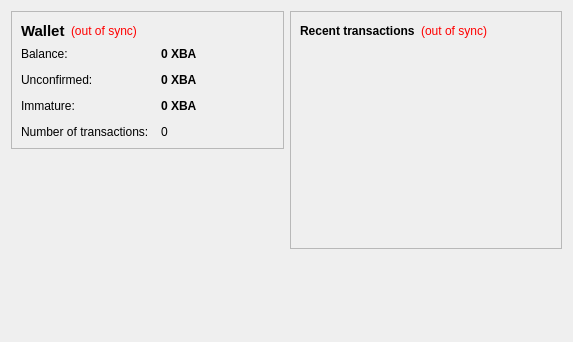
<?xml version="1.0" encoding="UTF-8"?>
<ui version="4.0">
 <class>OverviewPage</class>
 <widget class="QWidget" name="OverviewPage">
  <property name="geometry">
   <rect>
    <x>0</x>
    <y>0</y>
    <width>573</width>
    <height>342</height>
   </rect>
  </property>
  <property name="windowTitle">
   <string>Form</string>
  </property>
  <layout class="QHBoxLayout" name="horizontalLayout" stretch="1,1">
   <item>
    <layout class="QVBoxLayout" name="verticalLayout_2">
     <item>
      <widget class="QFrame" name="frame">
       <property name="frameShape">
        <enum>QFrame::StyledPanel</enum>
       </property>
       <property name="frameShadow">
        <enum>QFrame::Raised</enum>
       </property>
       <layout class="QVBoxLayout" name="verticalLayout_4">
        <item>
         <layout class="QHBoxLayout" name="horizontalLayout_4">
          <item>
           <widget class="QLabel" name="label_5">
            <property name="font">
             <font>
              <pointsize>11</pointsize>
              <weight>75</weight>
              <bold>true</bold>
             </font>
            </property>
            <property name="text">
             <string>Wallet</string>
            </property>
           </widget>
          </item>
          <item>
           <widget class="QLabel" name="labelWalletStatus">
            <property name="toolTip">
             <string>The displayed information may be out of date. Your wallet automatically synchronizes with the BitAltcoin network after a connection is established, but this process has not completed yet.</string>
            </property>
            <property name="styleSheet">
             <string notr="true">QLabel { color: red; }</string>
            </property>
            <property name="text">
             <string notr="true">(out of sync)</string>
            </property>
            <property name="alignment">
             <set>Qt::AlignLeading|Qt::AlignLeft|Qt::AlignVCenter</set>
            </property>
           </widget>
          </item>
          <item>
           <spacer name="horizontalSpacer_2">
            <property name="orientation">
             <enum>Qt::Horizontal</enum>
            </property>
            <property name="sizeHint" stdset="0">
             <size>
              <width>40</width>
              <height>20</height>
             </size>
            </property>
           </spacer>
          </item>
         </layout>
        </item>
        <item>
         <layout class="QFormLayout" name="formLayout_2">
          <property name="fieldGrowthPolicy">
           <enum>QFormLayout::AllNonFixedFieldsGrow</enum>
          </property>
          <property name="horizontalSpacing">
           <number>12</number>
          </property>
          <property name="verticalSpacing">
           <number>12</number>
          </property>
          <item row="0" column="0">
           <widget class="QLabel" name="label">
            <property name="text">
             <string>Balance:</string>
            </property>
           </widget>
          </item>
          <item row="0" column="1">
           <widget class="QLabel" name="labelBalance">
            <property name="font">
             <font>
              <weight>75</weight>
              <bold>true</bold>
             </font>
            </property>
            <property name="cursor">
             <cursorShape>IBeamCursor</cursorShape>
            </property>
            <property name="toolTip">
             <string>Your current balance</string>
            </property>
            <property name="text">
             <string notr="true">0 XBA</string>
            </property>
            <property name="textInteractionFlags">
             <set>Qt::LinksAccessibleByMouse|Qt::TextSelectableByKeyboard|Qt::TextSelectableByMouse</set>
            </property>
           </widget>
          </item>
          <item row="1" column="0">
           <widget class="QLabel" name="label_3">
            <property name="text">
             <string>Unconfirmed:</string>
            </property>
           </widget>
          </item>
          <item row="1" column="1">
           <widget class="QLabel" name="labelUnconfirmed">
            <property name="font">
             <font>
              <weight>75</weight>
              <bold>true</bold>
             </font>
            </property>
            <property name="cursor">
             <cursorShape>IBeamCursor</cursorShape>
            </property>
            <property name="toolTip">
             <string>Total of transactions that have yet to be confirmed, and do not yet count toward the current balance</string>
            </property>
            <property name="text">
             <string notr="true">0 XBA</string>
            </property>
            <property name="textInteractionFlags">
             <set>Qt::LinksAccessibleByMouse|Qt::TextSelectableByKeyboard|Qt::TextSelectableByMouse</set>
            </property>
           </widget>
          </item>
          <item row="3" column="0">
           <widget class="QLabel" name="label_2">
            <property name="text">
             <string>Number of transactions:</string>
            </property>
           </widget>
          </item>
          <item row="3" column="1">
           <widget class="QLabel" name="labelNumTransactions">
            <property name="toolTip">
             <string>Total number of transactions in wallet</string>
            </property>
            <property name="text">
             <string notr="true">0</string>
            </property>
           </widget>
          </item>
          <item row="2" column="0">
           <widget class="QLabel" name="labelImmatureText">
            <property name="text">
             <string>Immature:</string>
            </property>
           </widget>
          </item>
          <item row="2" column="1">
           <widget class="QLabel" name="labelImmature">
            <property name="font">
             <font>
              <weight>75</weight>
              <bold>true</bold>
             </font>
            </property>
            <property name="toolTip">
             <string>Mined balance that has not yet matured</string>
            </property>
            <property name="text">
             <string notr="true">0 XBA</string>
            </property>
            <property name="textInteractionFlags">
             <set>Qt::LinksAccessibleByMouse|Qt::TextSelectableByKeyboard|Qt::TextSelectableByMouse</set>
            </property>
           </widget>
          </item>
         </layout>
        </item>
       </layout>
      </widget>
     </item>
     <item>
      <spacer name="verticalSpacer">
       <property name="orientation">
        <enum>Qt::Vertical</enum>
       </property>
       <property name="sizeHint" stdset="0">
        <size>
         <width>20</width>
         <height>40</height>
        </size>
       </property>
      </spacer>
     </item>
    </layout>
   </item>
   <item>
    <layout class="QVBoxLayout" name="verticalLayout_3">
     <item>
      <widget class="QFrame" name="frame_2">
       <property name="frameShape">
        <enum>QFrame::StyledPanel</enum>
       </property>
       <property name="frameShadow">
        <enum>QFrame::Raised</enum>
       </property>
       <layout class="QVBoxLayout" name="verticalLayout">
        <item>
         <layout class="QHBoxLayout" name="horizontalLayout_2">
          <item>
           <widget class="QLabel" name="label_4">
            <property name="text">
             <string>&lt;b&gt;Recent transactions&lt;/b&gt;</string>
            </property>
           </widget>
          </item>
          <item>
           <widget class="QLabel" name="labelTransactionsStatus">
            <property name="toolTip">
             <string>The displayed information may be out of date. Your wallet automatically synchronizes with the BitAltcoin network after a connection is established, but this process has not completed yet.</string>
            </property>
            <property name="styleSheet">
             <string notr="true">QLabel { color: red; }</string>
            </property>
            <property name="text">
             <string notr="true">(out of sync)</string>
            </property>
            <property name="alignment">
             <set>Qt::AlignRight|Qt::AlignTrailing|Qt::AlignVCenter</set>
            </property>
           </widget>
          </item>
          <item>
           <spacer name="horizontalSpacer">
            <property name="orientation">
             <enum>Qt::Horizontal</enum>
            </property>
            <property name="sizeHint" stdset="0">
             <size>
              <width>40</width>
              <height>20</height>
             </size>
            </property>
           </spacer>
          </item>
         </layout>
        </item>
        <item>
         <widget class="QListView" name="listTransactions">
          <property name="styleSheet">
           <string notr="true">QListView { background: transparent; }</string>
          </property>
          <property name="frameShape">
           <enum>QFrame::NoFrame</enum>
          </property>
          <property name="verticalScrollBarPolicy">
           <enum>Qt::ScrollBarAlwaysOff</enum>
          </property>
          <property name="horizontalScrollBarPolicy">
           <enum>Qt::ScrollBarAlwaysOff</enum>
          </property>
          <property name="selectionMode">
           <enum>QAbstractItemView::NoSelection</enum>
          </property>
         </widget>
        </item>
       </layout>
      </widget>
     </item>
     <item>
      <spacer name="verticalSpacer_2">
       <property name="orientation">
        <enum>Qt::Vertical</enum>
       </property>
       <property name="sizeHint" stdset="0">
        <size>
         <width>20</width>
         <height>40</height>
        </size>
       </property>
      </spacer>
     </item>
    </layout>
   </item>
  </layout>
 </widget>
 <resources/>
 <connections/>
</ui>
